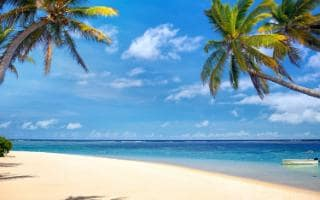
#> input picture Image to spreadsheet/beach.jpg, 320 x 200 px
$ jupyter execute 'pixel spreadsheet.ipynb'
#> lines starting #> are read from the running program, lines starting #| are printed output that depends on the picture
[cell 1]
import numpy as np
import pandas as pd
import math
import matplotlib.pyplot as plt
from skimage import io
from PIL import Image

img = Image.open('beach.jpg')
#> img is the input picture: PIL image 320x200 RGB; mean R, G, B 121, 160.6, 183.5
photo = np.array(img)

rows= photo.shape[0]
#> rows = 200

max_row_excel= 399//3
step= math.ceil(rows/ max_row_excel) #133 rows correspond to 399 rows in final excel file
#> step = 2

photo1=photo[::step,::step,:]
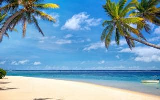
#> photo1: shape (100, 160, 3); mean R, G, B 120.5, 160.1, 183.3


rows= photo1.shape[0]
#> rows = 100
cols= photo1.shape[1]
#> cols = 160

excel_sheet= np.zeros((rows*3,cols))# three rows for every one row

for r in range(rows):

    for c in range(cols):

        red= photo1[r][c][0]
        green= photo1[r][c][1]
        blue= photo1[r][c][2]


        excel_sheet[r*3][c]= red
        excel_sheet[(r*3)+1][c]= green
        excel_sheet[(r*3)+2][c]= blue
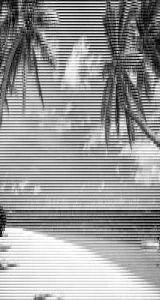
#> excel_sheet: shape (300, 160) float64; min 0, max 255, mean 154.6

excel_sheet= excel_sheet.astype(int)

df= pd.DataFrame(excel_sheet, index=None, columns=None)
#> df = table of 300 rows and 160 columns

df.to_excel("photo-.xlsm", header= None, index= None)
